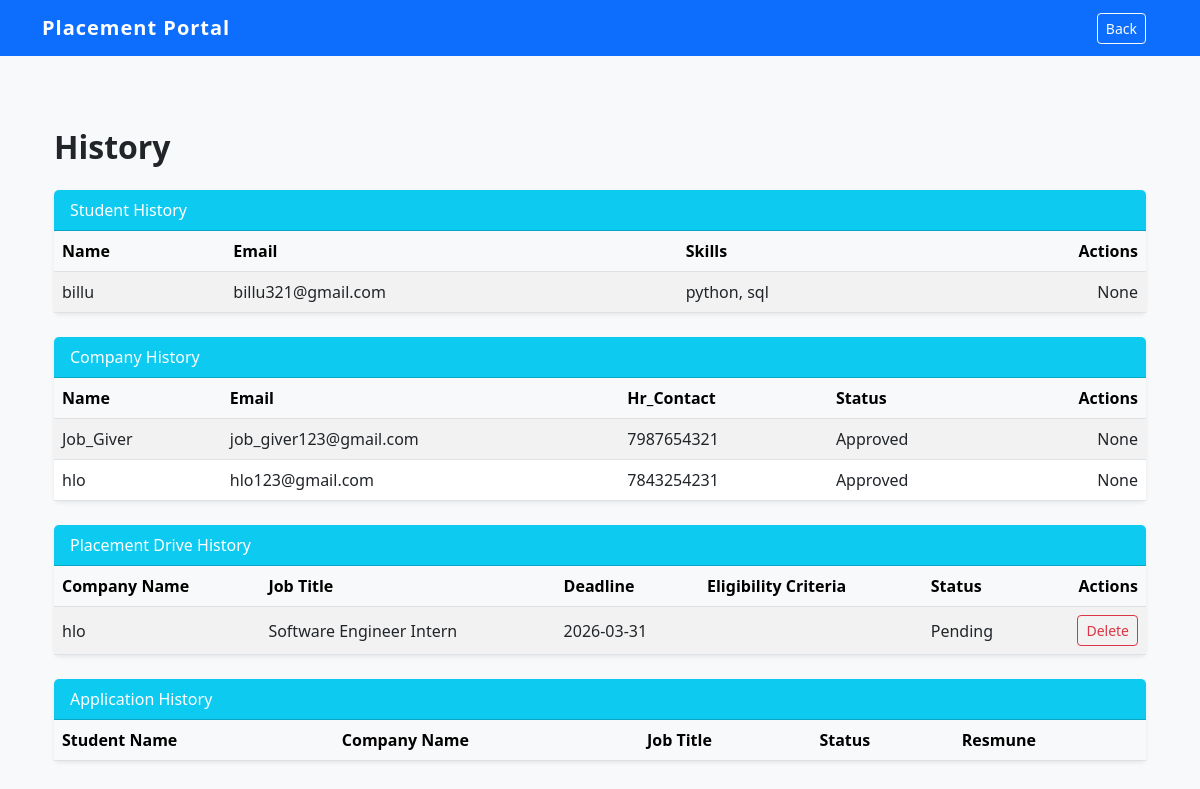
Page /view_history (signed in) on the earlier database version.
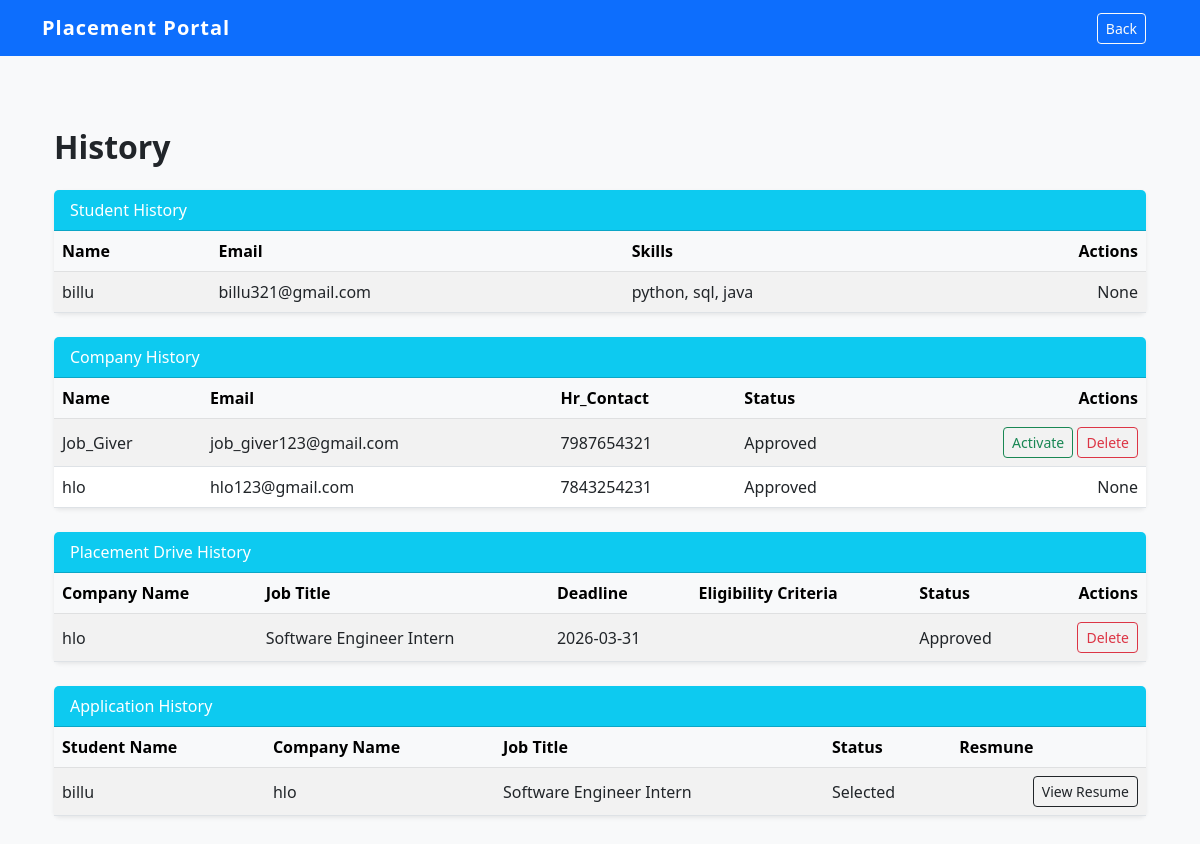
Same page on the later database version.
### models.py (models this page shows)
class Student(db.Model):
    id = db.Column(db.Integer, primary_key=True)
    name = db.Column(db.String(50), nullable=False)
    email = db.Column(db.String(100), unique=True, nullable=False)
    password = db.Column(db.String(50), unique=True, nullable=False)
    skills = db.Column(db.String(200))
    resume_path = db.Column(db.String(200))
    is_active = db.Column(db.Boolean, default=True)
    applications = db.relationship('Application', backref='student', lazy=True, cascade="all, delete-orphan")

class Company(db.Model):
    id = db.Column(db.Integer, primary_key=True)
    name = db.Column(db.String(100), unique=True, nullable=False)
    email = db.Column(db.String(100), unique=True, nullable=False)
    password = db.Column(db.String(50), unique=True, nullable=False)
    website = db.Column(db.String(100))
    hr_contact = db.Column(db.String(15))
    description = db.Column(db.Text)
    status = db.Column(db.String(20), default='Pending')
    is_active = db.Column(db.Boolean, default=True)
    drives = db.relationship('PlacementDrive', backref='company', lazy=True, cascade="all, delete-orphan")

class PlacementDrive(db.Model):
    id = db.Column(db.Integer, primary_key=True)
    job_title = db.Column(db.String(100), nullable=False)
    description = db.Column(db.Text)
    eligibility= db.Column(db.Text)
    deadline = db.Column(db.String(20))
    status = db.Column(db.String(20), default='Pending')
    is_active = db.Column(db.Boolean, default=True)
    company_id = db.Column(db.Integer, db.ForeignKey('company.id'), nullable=False)
    applications = db.relationship('Application', backref='drive', lazy=True, cascade="all, delete-orphan")

class Application(db.Model):
    id = db.Column(db.Integer, primary_key=True)
    student_id = db.Column(db.Integer, db.ForeignKey('student.id'), nullable=False)
    drive_id = db.Column(db.Integer, db.ForeignKey('placement_drive.id'), nullable=False)
    status = db.Column(db.String(20), default='Applied')
    date_applied = db.Column(db.DateTime, default=datetime.now(timezone.utc))
    is_active = db.Column(db.Boolean, default=True)

### app.py (the view)
@app.route('/view_history')
def view_history():
    if session.get('role') != 'admin':
        return redirect(url_for('login'))
    students = Student.query.all()
    company = Company.query.all()
    drives = PlacementDrive.query.all()
    applications = Application.query.all()
    return render_template('admin/view_history.html', students=students, company=company, drives=drives, applications=applications)

### app.py (called while the page is built)
@app.after_request
def add_header(response):
    response.headers['Cache-Control'] = 'no-store, no-cache, must-revalidate, post-check=0, pre-check=0, max-age=0'
    response.headers['Pragma'] = 'no-cache'
    response.headers['Expires'] = '-1'
    return response

### templates/admin/view_history.html (shortened to what this page needs)
{% extends 'base.html' %}
{% block extra_nav %}
<div class = "container">
    <a href = "{{ url_for('admin_dashboard') }}" class = "btn btn-outline-light btn-sm">Back</a>
{% endblock %}
{% block content %}
<div class = "container-fluid py-4">
    <h2 class = "fw-bold mb-4">History</h2>
    <div class = "card shadow-sm mb-4">
        <div class = "card-header bg-info text-white">Student History</div>
        <div class = "card-body p-0">
            <div class = "table-responsive">
                <table class = "table table-striped align-middle mb-0">
                    <thead class = "table-light">
                        <tr>
                            <th>Name</th>
                            <th>Email</th>
                            <th>Skills</th>
                            <th class = "text-end">Actions</th>
                        </tr>
                    </thead>
                    <tbody>
                        {% for s in students %}
                        <tr>
                            <td>{{ s.name }}</td>
                            <td>{{ s.email }}</td>
                            <td>{{ s.skills }}</td>
                            <div class = "d-flex gap-2">
                                <td class = "text-end">
                                    {% if s.is_active %}
                                        <text>None</text>
                                    {% else %}
                                        <a href = "/activate/student/{{s.id}}" class = "btn btn-sm btn-outline-success text-end">Activate</a>
                                        <a href = "/delete/student/{{s.id}}" class = "btn btn-sm btn-outline-danger text-end">Delete</a>
                                    {% endif %}
                                </td>
                        </tr>
                        {% endfor %}
                    </tbody>
                </table>
            </div>
        </div>
    </div>
    <div class = "card shadow-sm mb-4">
        <div class = "card-header bg-info text-white">Company History</div>
        <div class = "card-body p-0">
            <div class = "table-responsive">
                <table class = "table table-striped align-middle mb-0">
                    <thead class = "table-light">
                        <tr>
                            <th>Name</th>
                            <th>Email</th>
                            <th>Hr_Contact</th>
                            <th>Status</th>
                            <th class = "text-end">Actions</th>
                        </tr>
                    </thead>
                    <tbody>
                        {% for c in company %}
                        <tr>
                            <td>{{ c.name }}</td>
                            <td>{{ c.email }}</td>
                            <td>{{ c.hr_contact }}</td>
                            <td>{{ c.status }}</td>
                            <div class = "d-flex gap-2">
                                <td class = "text-end">
                                    {% if c.is_active %}
                                        <text>None</text>
                                    {% else %}
                                        <a href = "/activate/company/{{c.id}}" class = "btn btn-sm btn-outline-success text-end">Activate</a>
                                        <a href = "/delete/company/{{c.id}}" class = "btn btn-sm btn-outline-danger text-end">Delete</a>
                                    {% endif %}
                                </td>
                        </tr>
                        {% endfor %}
                    </tbody>
                </table>
            </div>
        </div>
    </div>
    <div class = "card shadow-sm mb-4">
        <div class = "card-header bg-info text-white">Placement Drive History</div>
        <div class = "card-body p-0">
            <div class = "table-responsive">
                <table class = "table table-striped align-middle mb-0">
                    <thead class = "table-light">
                        <tr>
                            <th>Company Name</th>
                            <th>Job Title</th>
                            <th>Deadline</th>
                            <th>Eligibility Criteria</th>
                            <th>Status</th>
                            <th class = "text-end">Actions</th>
                        </tr>
                    </thead>
                    <tbody>
                        {% for d in drives %}
                        <tr>
                            <td>{{ d.company.name }}</td>
                            <td>{{ d.job_title }}</td>
                            <td>{{ d.deadline }}</td>
                            <td>{{ d.eligibility_criteria }}</td>
                            <td>{{ d.status }}</td>
                            <td class = "text-end">
                                <a href = "/delete_drive/{{d.id}}" class = "btn btn-sm btn-outline-danger text-end">Delete</a>
                            </td>
                        </tr>
                        {% endfor %}
                    </tbody>
                </table>
            </div>
        </div>
    </div>
    <div class = "card shadow-sm mb-4">
        <div class = "card-header bg-info text-white">Application History</div>
        <div class = "card-body p-0">
            <div class = "table-responsive">
                <table class = "table table-striped align-middle mb-0">
                    <thead class = "table-light">
                        <tr>
                            <th>Student Name</th>
                            <th>Company Name</th>
                            <th>Job Title</th>
                            <th>Status</th>
                            <th>Resmune</th>
                        </tr>
                    </thead>
                    <tbody>
                        {% for a in applications %}
                        <tr>
                            <td>{{ a.student.name }}</td>
                            <td>{{ a.drive.company.name }}</td>
                            <td>{{ a.drive.job_title }}</td>
                            <td>{{ a.status }}</td>
                            <td class = "text-end">
                            {% if a.student.resume_path %}
                            <a href = "{{ url_for('static', filename='uploads/resumes/' + a.student.resume_path) }}" target = "_blank" class = "btn btn-sm btn-outline-dark">View Resume</a>
                            {% else %}
                            <span class = "text-muted">No Resume</span>
                            {% endif %}
                            </td>
                        </tr>
                        {% endfor %}
                    </tbody>
                </table>
            </div>
        </div>
{% endblock %}

### templates/base.html (shortened to what this page needs)
<!DOCTYPE html>
<html lang="en">
<head>
    <link href="https://cdn.jsdelivr.net/npm/bootstrap@5.3.0/dist/css/bootstrap.min.css" rel="stylesheet">
    <link rel="stylesheet" href="{{ url_for('static', filename='style.css') }}">
</head>
<body class = "bg-light">
    <nav class = "navbar navbar-expand-lg navbar-dark bg-primary">
        <div class = "container">
            <a class = "navbar-brand" href = "/">Placement Portal</a>
            <div class = "ms-auto">
                {% block extra_nav %}
                {% endblock %}
            </div>
        </div>
    </nav>
    <div class = "container mt-5">
        {% block content %}
        {% endblock %}
    </div>
</body>
</html>

### static/style.css (style rules this page uses)
:root { --primary-color: #0d6efd; --success-color: #198754; --error-red: #dc3545; }
body { font-family: 'Segoe UI', Tahoma, Geneva, Verdana, sans-serif; background-color: #f8f9fa; }
.card { border: none; transition: transform 0.3s ease, box-shadow 0.3s ease; }
.navbar-brand { font-weight: bold; letter-spacing: 1px; }

Differences in the rows shown:
changed Student "billu": skills "python, sql" → "python, sql, java"
changed Company "Job_Giver": is_active "None" → "Activate Delete"
changed PlacementDrive "Software Engineer Intern": status "Pending" → "Approved"
added Application: student.name "billu", drive.company.name "hlo", drive.job_title "Software Engineer Intern", status "Selected"
